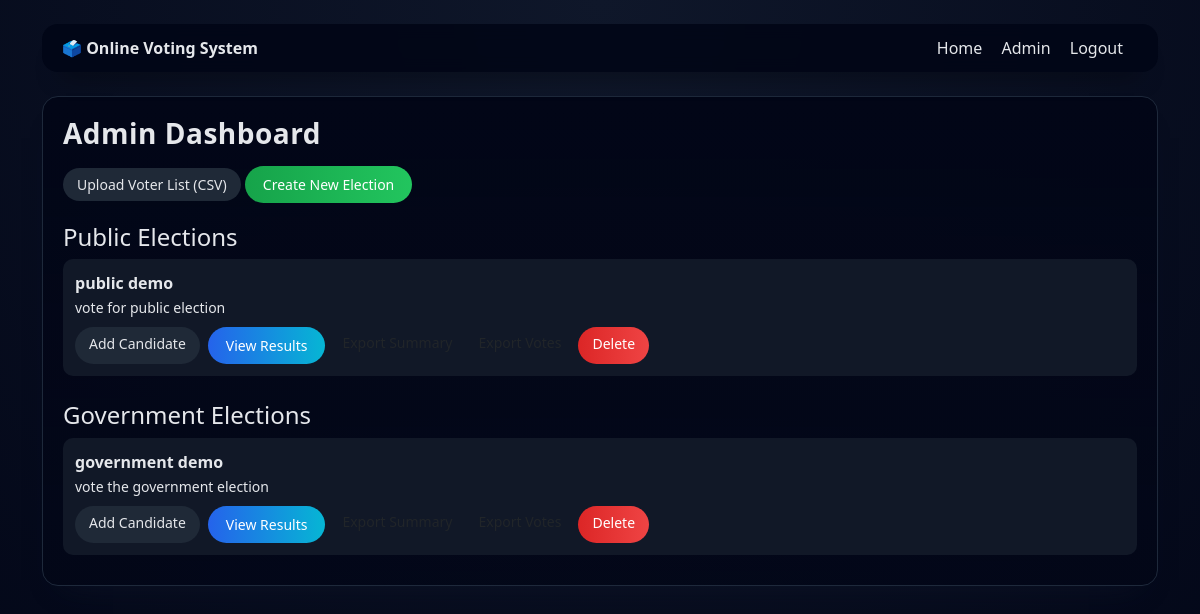
Page /admin (signed in) on the earlier database version.
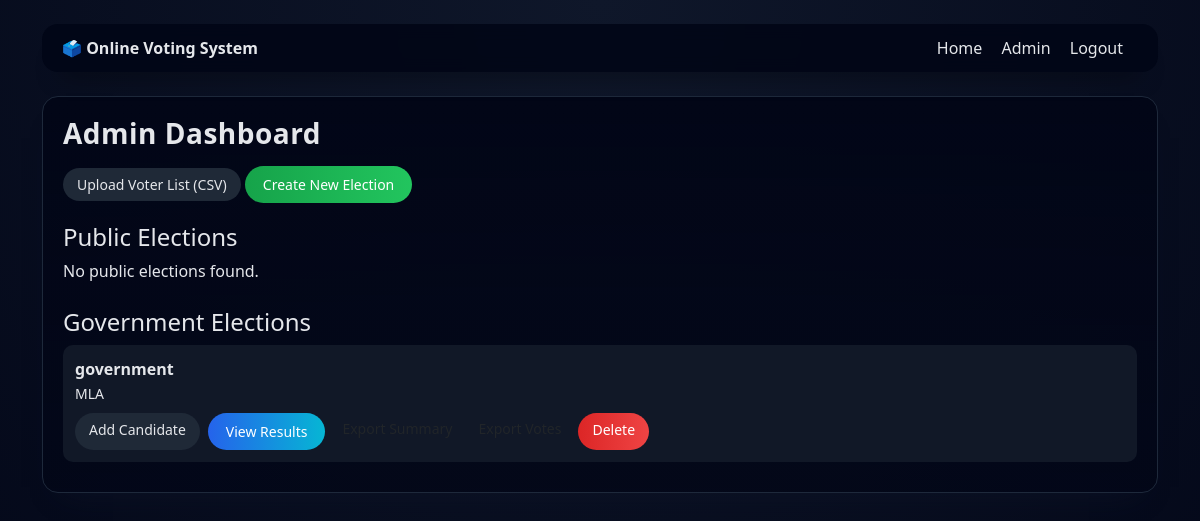
Same page on the later database version.
### tables this page shows
CREATE TABLE elections (
  id INTEGER PRIMARY KEY AUTOINCREMENT,
  title TEXT NOT NULL,
  description TEXT,
  election_type TEXT NOT NULL DEFAULT 'public',
  status TEXT DEFAULT 'ongoing',
  created_at DATETIME DEFAULT CURRENT_TIMESTAMP
);

### app.py (the view)
@app.route("/admin")
def admin():
    user = require_role(("admin", "officer"))
    if not user:
        return redirect(url_for("login"))
    public_elections = query_db(
        "SELECT * FROM elections WHERE election_type='public' OR election_type IS NULL ORDER BY created_at DESC"
    )
    government_elections = query_db(
        "SELECT * FROM elections WHERE election_type='government' ORDER BY created_at DESC"
    )
    return render_template(
        "admin.html",
        user=user,
        public_elections=public_elections,
        government_elections=government_elections
    )

### app.py (called while the page is built)
def get_db():
    db = getattr(g, "_database", None)
    if db is None:
        db = g._database = sqlite3.connect(
            DB_PATH,
            detect_types=sqlite3.PARSE_DECLTYPES
        )
        db.row_factory = sqlite3.Row
    return db

@app.teardown_appcontext
def close_connection(exception):
    db = getattr(g, "_database", None)
    if db is not None:
        db.close()

def query_db(query, args=(), one=False):
    cur = get_db().execute(query, args)
    rows = cur.fetchall()
    cur.close()
    return (rows[0] if rows else None) if one else rows

def current_user():
    uid = session.get("user_id")
    if uid:
        return query_db("SELECT * FROM users WHERE id = ?", (uid,), one=True)
    return None

def require_role(roles):
    user = current_user()
    if not user or user["role"] not in roles:
        flash("Access denied.")
        return None
    return user

### templates/admin.html (shortened to what this page needs)
{% extends "layout.html" %}
{% block content %}
<div class="card-custom">
  <h2 class="page-title">
    {% if user.role == 'admin' %}
      Admin Dashboard
    {% else %}
      Election Officer Dashboard
    {% endif %}
  </h2>
  <div style="margin-bottom:15px;">
    {% if user.role == 'admin' %}
      <a href="{{ url_for('upload_voter_list') }}" class="btn btn-secondary btn-sm">
        Upload Voter List (CSV)
      </a>
    {% endif %}
    <a href="{{ url_for('create_election') }}" class="btn btn-success btn-sm">
      Create New Election
    </a>
  </div>
  <h4 style="margin-top:20px;">Public Elections</h4>
  {% if public_elections %}
    {% for e in public_elections %}
      <div style="
        padding:12px;
        background:#111827;
        border-radius:10px;
        margin-bottom:10px;
      ">
        <strong>{{ e.title }}</strong><br>
        <small>{{ e.description }}</small>
        <div style="margin-top:8px; display:flex; gap:8px; flex-wrap:wrap;">
          <a href="{{ url_for('add_candidate', election_id=e.id) }}"
             class="btn btn-secondary btn-sm">
            Add Candidate
          </a>
          <a href="{{ url_for('view_results', election_id=e.id) }}"
             class="btn btn-primary btn-sm">
            View Results
          </a>
          <a href="{{ url_for('export_summary', election_id=e.id) }}"
             class="btn btn-outline btn-sm">
          </a>
          <a href="{{ url_for('export_votes', election_id=e.id) }}"
             class="btn btn-outline btn-sm">
          </a>
          {% if user.role == 'admin' %}
            <a href="{{ url_for('delete_election', election_id=e.id) }}"
               class="btn btn-danger btn-sm"
               onclick="return confirm('Delete this election?')">
              Delete
            </a>
          {% endif %}
        </div>
      </div>
    {% endfor %}
  {% else %}
    <p>No public elections found.</p>
  {% endif %}
  <h4 style="margin-top:25px;">Government Elections</h4>
  {% if government_elections %}
    {% for e in government_elections %}
      <div style="
        padding:12px;
        background:#111827;
        border-radius:10px;
        margin-bottom:10px;
      ">
        <strong>{{ e.title }}</strong><br>
        <small>{{ e.description }}</small>
        <div style="margin-top:8px; display:flex; gap:8px; flex-wrap:wrap;">
          <a href="{{ url_for('add_candidate', election_id=e.id) }}"
             class="btn btn-secondary btn-sm">
            Add Candidate
          </a>
          <a href="{{ url_for('view_results', election_id=e.id) }}"
             class="btn btn-primary btn-sm">
            View Results
          </a>
          <a href="{{ url_for('export_summary', election_id=e.id) }}"
             class="btn btn-outline btn-sm">
          </a>
          <a href="{{ url_for('export_votes', election_id=e.id) }}"
             class="btn btn-outline btn-sm">
          </a>
          {% if user.role == 'admin' %}
            <a href="{{ url_for('delete_election', election_id=e.id) }}"
               class="btn btn-danger btn-sm"
               onclick="return confirm('Delete this election?')">
              Delete
            </a>
          {% endif %}
        </div>
      </div>
    {% endfor %}
  {% else %}
    <p>No government elections found.</p>
  {% endif %}
</div>
{% endblock %}

### templates/layout.html (shortened to what this page needs)
<!doctype html>
<html lang="en">
<head>
  <link
    href="https://cdn.jsdelivr.net/npm/bootstrap@5.3.0/dist/css/bootstrap.min.css"
    rel="stylesheet">
  <link rel="stylesheet" href="{{ url_for('static', filename='css/style.css') }}">
</head>
<body class="p-3 p-md-4">
  <div class="container">
    <div class="navbar-custom d-flex justify-content-between align-items-center mb-4">
      <div class="fw-bold">🗳️ Online Voting System</div>
      <div>
        <a href="{{ url_for('index') }}">Home</a>
        {% if user %}
          {% if user['role'] in ['admin', 'officer'] %}
            <a href="{{ url_for('admin') }}">Admin</a>
          {% endif %}
          <a href="{{ url_for('logout') }}">Logout</a>
        {% else %}
          <a href="{{ url_for('login') }}">Login</a>
          <a href="{{ url_for('register') }}">Register</a>
        {% endif %}
      </div>
    </div>
    {% block content %}{% endblock %}
  </div>
</body>
</html>

### static/css/style.css (style rules this page uses)
:root { --bg-main: #0f172a; --bg-card: #020617; --border-soft: #1e293b; --text-main: #e5e7eb; --text-muted: #94a3b8; --accent-blue: #38bdf8; --accent-green: #22c55e; }
* { box-sizing: border-box; }
body { background: radial-gradient(circle at top, #0f172a, #020617); color: var(--text-main); font-family: system-ui, -apple-system, BlinkMacSystemFont, "Segoe UI", sans-serif; min-height: 100vh; animation: fadeIn 0.8s ease; }
.navbar-custom { background: rgba(2, 6, 23, 0.9); backdrop-filter: blur(8px); border-radius: 16px; padding: 12px 20px; margin-bottom: 20px; box-shadow: 0 20px 25px -20px rgba(0,0,0,0.8); animation: slideDown 0.6s ease; }
.navbar-custom a { color: var(--text-main); text-decoration: none; margin-right: 15px; font-weight: 500; position: relative; }
.navbar-custom a::after { content: ""; position: absolute; width: 0; height: 2px; background: var(--accent-blue); left: 0; bottom: -4px; transition: width 0.3s ease; }
.card-custom { background: linear-gradient(180deg, #020617, #020617cc); border-radius: 16px; border: 1px solid var(--border-soft); padding: 20px; margin-bottom: 20px; box-shadow: 0 18px 30px -24px rgba(15,23,42,0.8); transition: transform 0.3s ease, box-shadow 0.3s ease; animation: fadeUp 0.5s ease; }
.btn-primary { background: linear-gradient(to right, #2563eb, #06b6d4); border: none; border-radius: 999px; padding: 8px 18px; color: white; transition: transform 0.2s ease, box-shadow 0.2s ease; }
.btn-success { background: linear-gradient(to right, #16a34a, #22c55e); border: none; border-radius: 999px; padding: 8px 18px; color: white; }
.btn-secondary { background: #1f2937; border: none; border-radius: 999px; padding: 6px 14px; color: var(--text-main); }
.btn-danger { background: linear-gradient(to right, #dc2626, #ef4444); border: none; border-radius: 999px; padding: 6px 14px; color: white; }
.page-title { font-size: 1.75rem; font-weight: 700; margin-bottom: 15px; letter-spacing: 0.5px; }

Differences in the rows shown:
removed elections: title "public demo", description "vote for public election", shown under "Public Elections"
removed elections: title "government demo", description "vote the government election", shown under "Government Elections"
added elections: title "government", description "MLA", shown under "Government Elections"
Other differences:
text now shown: "No public elections found."
